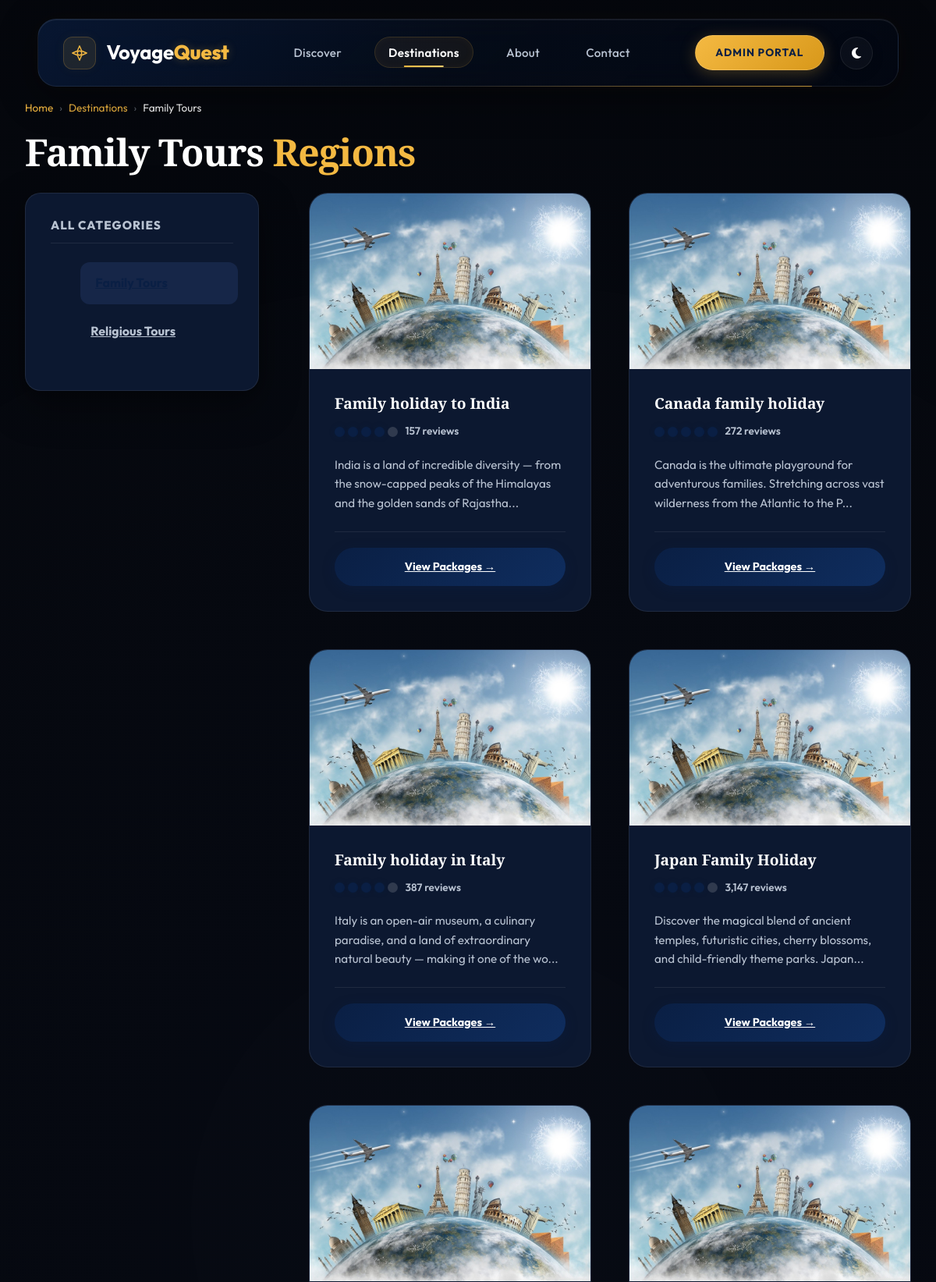
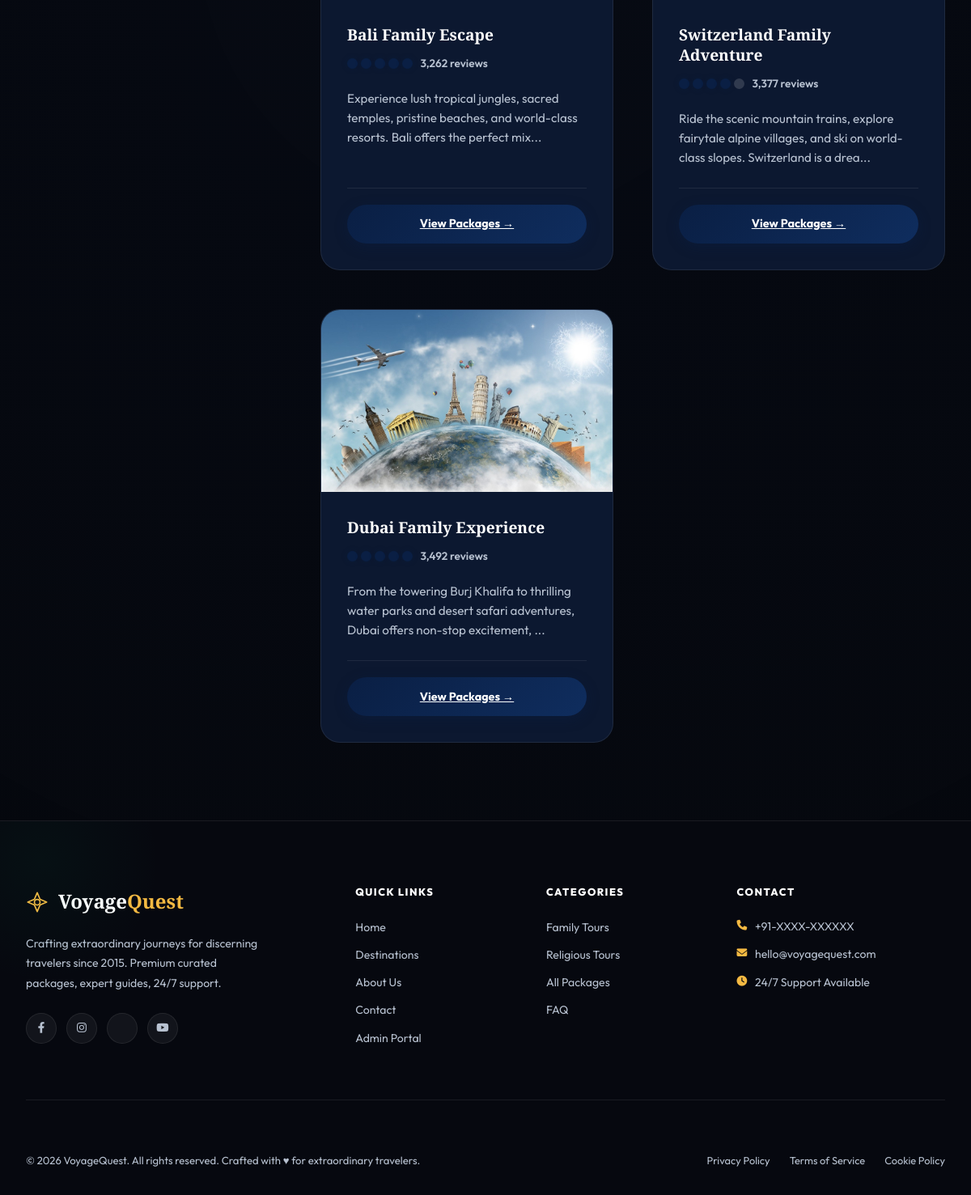
Screenshot of /subcat.php?catid=1 with the database file from the repository (2 pictures, top to bottom).
### tables this page shows
CREATE TABLE `category` (
  `Cat_id` int(100) NOT NULL AUTO_INCREMENT,
  `Cat_name` varchar(2000) NOT NULL,
  PRIMARY KEY (`Cat_id`)
);

CREATE TABLE `subcategory` (
  `Subcatid` int(200) NOT NULL AUTO_INCREMENT,
  `Subcatname` varchar(1000) NOT NULL,
  `Catid` int(200) NOT NULL,
  `Pic` varchar(8000) NOT NULL,
  `Detail` varchar(8000) NOT NULL,
  PRIMARY KEY (`Subcatid`)
);

### function.php (called while the page is built, shortened)
<?php
function h($string) {
    return htmlspecialchars($string ?? '', ENT_QUOTES, 'UTF-8');
}
function prepare_query($cn, $sql, $types = '', $params = []) {
    $stmt = mysqli_prepare($cn, $sql);
    if ($types && $params) {
        mysqli_stmt_bind_param($stmt, $types, ...$params);
    }
    mysqli_stmt_execute($stmt);
    return mysqli_stmt_get_result($stmt);
}
?>

### subcat.php (the view, shortened to what this page needs)
<?php
include('function.php');
$catid = isset($_GET["catid"]) ? (int)$_GET["catid"] : 0;
$cat_name = 'Destinations';
if ($catid > 0) {
    $cat_res = prepare_query($cn, "SELECT Cat_name FROM category WHERE Cat_id = ?", "i", [$catid]);
    if ($cat_res && $row = mysqli_fetch_assoc($cat_res)) {
        $cat_name = $row['Cat_name'];
    }
}
$all_cats = mysqli_query($cn, "SELECT Cat_id, Cat_name FROM category ORDER BY Cat_id");
$subcats = [];
if ($catid > 0) {
    $result = prepare_query($cn,
        "SELECT Subcatid, Subcatname, Pic, Detail FROM subcategory WHERE Catid = ? ORDER BY Subcatid",
        "i", [$catid]
    );
    if ($result) {
        while ($row = mysqli_fetch_assoc($result)) {
            $subcats[] = $row;
        }
    }
}
?>
<!DOCTYPE html>
<html lang="en">
<head>
    <link href="https://cdn.jsdelivr.net/npm/bootstrap@5.3.0/dist/css/bootstrap.min.css" rel="stylesheet">
    <link rel="stylesheet" href="css/luxury_travel.css?v=<?php echo filemtime('css/luxury_travel.css'); ?>">
</head>
<body>
<?php include('top.php'); ?>
<main class="ta-container" role="main">
    <nav aria-label="Breadcrumb" style="margin-bottom: 1rem;" data-aos="fade-up">
        <ol style="display:flex;gap:0.5rem;list-style:none;padding:0;margin:0;font-size:0.85rem;color:var(--text-gray);flex-wrap:wrap;">
            <li><a href="index.php" style="color:var(--gold);text-decoration:none;">Home</a></li>
            <li style="opacity:0.5;">›</li>
            <li><a href="category.php" style="color:var(--gold);text-decoration:none;">Destinations</a></li>
            <li style="opacity:0.5;">›</li>
            <li aria-current="page" style="color:var(--text-white);"><?php echo h($cat_name); ?></li>
        </ol>
    </nav>
    <h1 class="ta-section-title" data-aos="fade-up">
        <?php echo h($cat_name); ?> <span>Regions</span>
    </h1>
    <div class="ta-grid-sidebar">
        <aside class="ta-sidebar" data-aos="fade-right" aria-label="Travel categories">
            <h2 class="ta-sidebar-title" style="font-size:0.95rem;">All Categories</h2>
            <ul class="ta-sidebar-menu" role="list">
                <?php while ($cat = mysqli_fetch_assoc($all_cats)): ?>
                <li role="listitem">
                    <a href="subcat.php?catid=<?php echo (int)$cat['Cat_id']; ?>"
                       class="ta-sidebar-link <?php echo ((int)$cat['Cat_id'] === $catid) ? 'active' : ''; ?>"
                       <?php echo ((int)$cat['Cat_id'] === $catid) ? 'aria-current="true"' : ''; ?>>
                        <?php echo h($cat['Cat_name']); ?>
                    </a>
                </li>
                <?php endwhile; ?>
            </ul>
        </aside>
        <div>
            <?php if (empty($subcats)): ?>
            <div class="ta-detail-card" role="status">
                <h3 style="text-align:center;color:var(--text-gray);margin-bottom:1rem;">No regions found in this category.</h3>
                <p style="text-align:center;color:var(--text-gray);">
                    <a href="category.php" class="btn-ta btn-ta-secondary" style="display:inline-block;margin-top:0.5rem;">Browse All Categories</a>
                </p>
            </div>
            <?php else: ?>
            <div class="ta-grid-3">
                <?php foreach ($subcats as $i => $sub):
                    $pseudo_rating  = (($sub['Subcatid'] * 3) % 2 == 0) ? 5 : 4;
                    $pseudo_reviews = number_format(($sub['Subcatid'] * 115) + 42);
                ?>
                <article class="ta-card"
                         data-aos="fade-up"
                         data-aos-delay="<?php echo ($i % 3) * 100; ?>"
                         aria-label="<?php echo h($sub['Subcatname']); ?>">
                    <div class="ta-card-img-wrapper">
                        <img src="Admin/subcatimages/<?php echo h($sub['Pic']); ?>"
                             alt="<?php echo h($sub['Subcatname']); ?>"
                             class="ta-card-img"
                             loading="lazy"
                             onerror="this.src='images/travelimage.jpg'">
                    </div>
                    <div class="ta-card-body">
                        <h2 class="ta-card-title" style="font-size:1.2rem;"><?php echo h($sub['Subcatname']); ?></h2>
                        <div class="rating-container" aria-label="Rating: <?php echo $pseudo_rating; ?> out of 5">
                            <div class="rating-bubbles" aria-hidden="true">
                                <?php for ($j = 1; $j <= 5; $j++): ?>
                                <span class="bubble <?php echo ($j <= $pseudo_rating) ? 'filled' : ''; ?>"></span>
                                <?php endfor; ?>
                            </div>
                            <span class="rating-count"><?php echo $pseudo_reviews; ?> reviews</span>
                        </div>
                        <p class="ta-card-text">
                            <?php echo h(substr($sub['Detail'], 0, 120)) . (strlen($sub['Detail']) > 120 ? '...' : ''); ?>
                        </p>
                        <div class="ta-card-footer">
                            <a href="package.php?subcatid=<?php echo (int)$sub['Subcatid']; ?>"
                               class="btn-ta btn-ta-primary"
                               style="width:100%;"
                               aria-label="View packages in <?php echo h($sub['Subcatname']); ?>">
                                View Packages →
                            </a>
                        </div>
                    </div>
                </article>
                <?php endforeach; ?>
            </div>
            <?php endif; ?>
        </div>
    </div>
</main>
<?php
include('bottom.php');
?>
</body>
</html>

### rows the page displays
category: Cat_name "Family Tours"
category: Cat_name "Religious Tours"
subcategory: Subcatname "Family holiday to India", Subcatid "157", Detail "India is a land of incredible diversity — from the snow-capped peaks of the Himalayas and the golden sands of Rajastha"
subcategory: Subcatname "Canada family holiday", Subcatid "272", Detail "Canada is the ultimate playground for adventurous families. Stretching across vast wilderness from the Atlantic to the P"
subcategory: Subcatname "Family holiday in Italy", Subcatid "387", Detail "Italy is an open-air museum, a culinary paradise, and a land of extraordinary natural beauty — making it one of the wo"
subcategory: Subcatname "Japan Family Holiday", Subcatid "3,147", Detail "Discover the magical blend of ancient temples, futuristic cities, cherry blossoms, and child-friendly theme parks. Japan"
subcategory: Subcatname "Bali Family Escape", Subcatid "3,262", Detail "Experience lush tropical jungles, sacred temples, pristine beaches, and world-class resorts. Bali offers the perfect mix"
subcategory: Subcatname "Switzerland Family Adventure", Subcatid "3,377", Detail "Ride the scenic mountain trains, explore fairytale alpine villages, and ski on world-class slopes. Switzerland is a drea"
subcategory: Subcatname "Dubai Family Experience", Subcatid "3,492", Detail "From the towering Burj Khalifa to thrilling water parks and desert safari adventures, Dubai offers non-stop excitement,"
